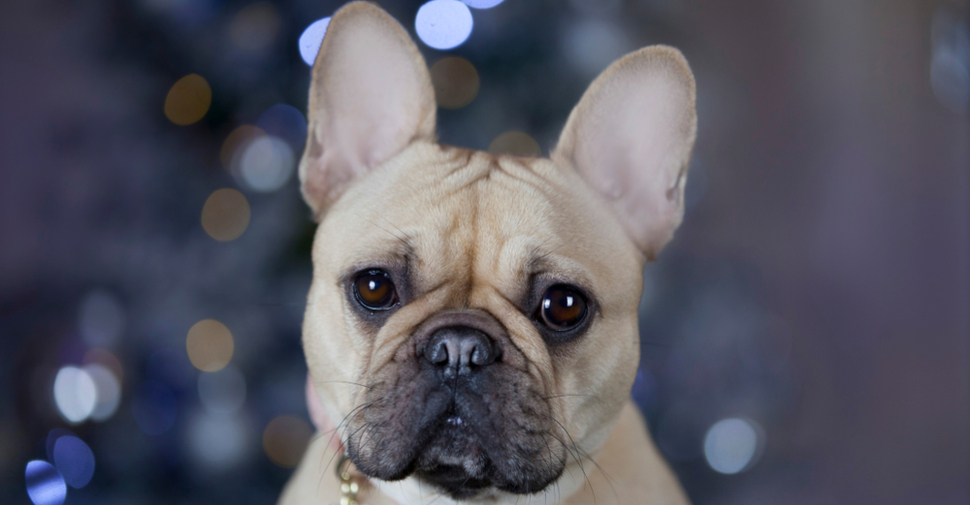
#> input picture dog.jpg, 970 x 505 px
$ python analyzeImageUsingHistogram.py
#> lines starting #> are read from the running program, lines starting #| are printed output that depends on the picture
import cv2 as cv
from matplotlib import pyplot as plt

img = cv.imread("dog.jpg")
#> img is the input picture: shape (505, 970, 3); mean B, G, R 97.4, 86.1, 86.8
cv.imshow("Original Image", img)
cv.waitKey(0)

hist = cv.calcHist([img], [0], None, [256], [0, 256])
#> hist = 256 values, max 11572 at index 86, min 19 at index 232, mean 1913.5

plt.plot(hist)
plt.show()
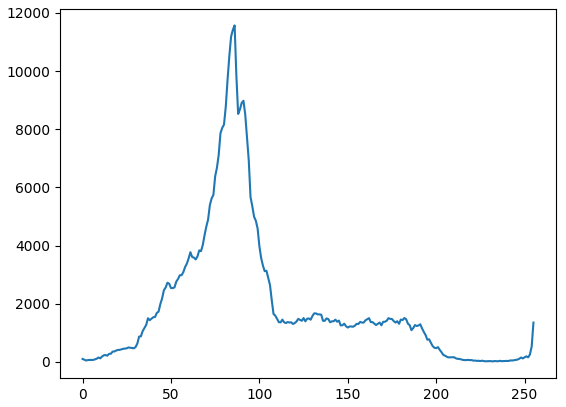
#> figure drawn by matplotlib, 1 panel; curve peaks at x = 86, y = 11572
#> (the run stopped early here; a loop or call above may not have finished)
